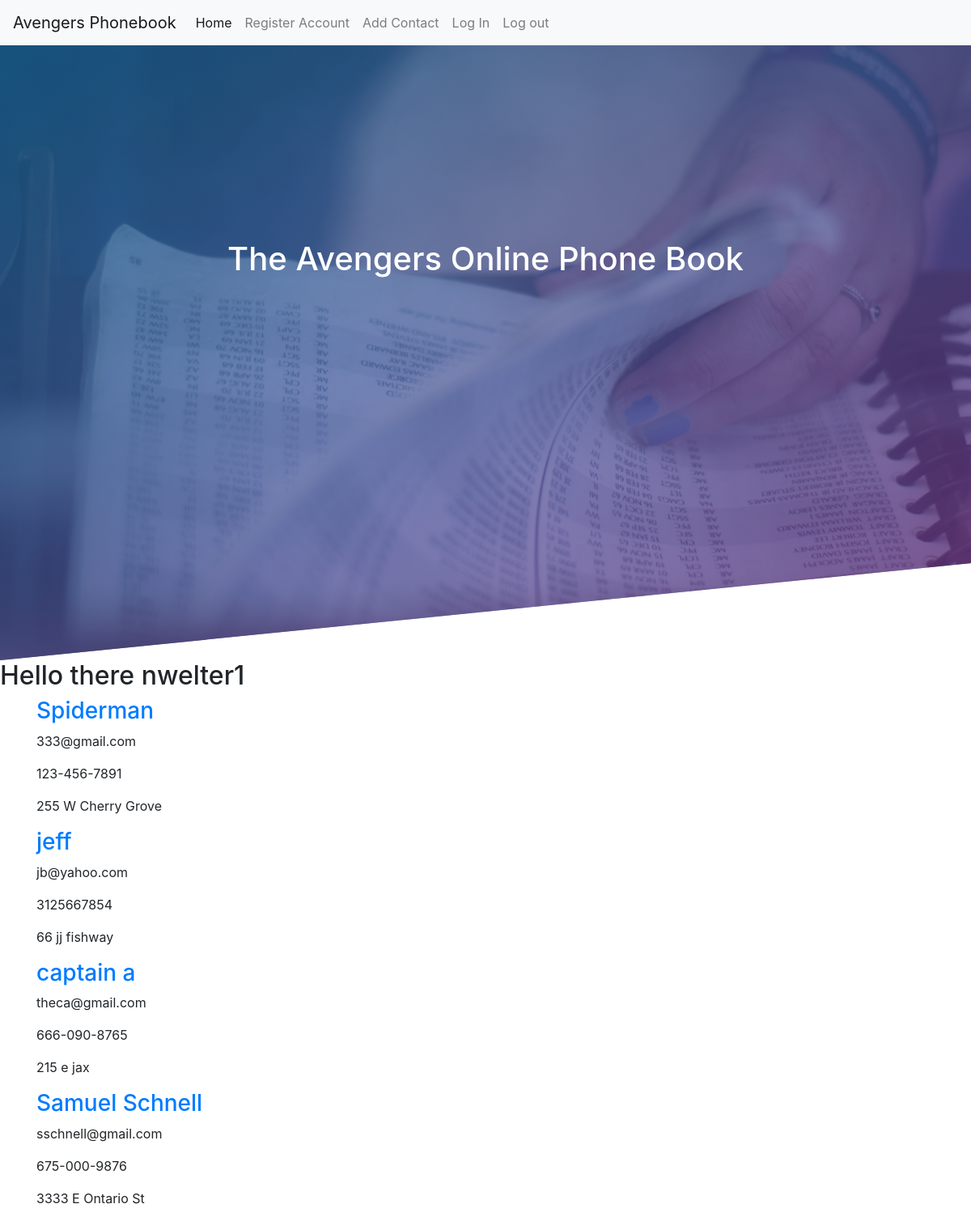
Screenshot of / (signed in) with the database file from the repository.
### phonebook/models.py (models this page shows, shortened)
class User(db.Model, UserMixin):
    id = db.Column(db.Integer, primary_key=True)
    username = db.Column(db.String(150), nullable=False, unique=True)
    email = db.Column(db.String(150), nullable=False, unique=True)
    password = db.Column(db.String(256), nullable=False)
    post = db.relationship('Info', backref='author', lazy=True)

class Info(db.Model):
    id = db.Column(db.Integer, primary_key=True)
    name = db.Column(db.String(150), nullable=False, unique=True)
    email = db.Column(db.String(150), nullable=False, unique=True)
    phone_number = db.Column(db.String(15), nullable=False, unique=True)
    address = db.Column(db.String(300), nullable=True)
    user_id = db.Column(db.Integer, db.ForeignKey('user.id'))

### phonebook/routes.py (the view)
@app.route('/')
def home():
    contacts=Info.query.all()
    return render_template('home.html', contacts=contacts)

### phonebook/models.py (called while the page is built)
@login.user_loader
def load_user(user_id):
    return User.query.get(user_id)

### phonebook/templates/home.html
{% extends 'base.html' %}
{% block content %}
<header class="banner">
    <h1 class="header-text">The Avengers Online Phone Book</h1>
</header>
<h2>Hello there {{ current_user.username }}</h2>
{% if current_user.is_authenticated %}
{% for contact in contacts %}
    <div class="container">
        <h3>
            <a href="{{ url_for('contact_detail', contact_id = contact.id) }}">{{ contact.name }}</a>
        </h3>
        <p>{{ contact.email }}</p>
        <p>{{ contact.phone_number }}</p>
        <p>{{ contact.address }}</p>
    </div>
{% endfor %}
{% else %}
<h2>Nothing to show here...</h2>
{% endif %}
{% endblock content %}

### phonebook/static/css/styles.css (style rules this page uses)
.banner { height: 95vh; background-image: linear-gradient(to right bottom, rgba(30,115,172,0.7), rgba(142,57,153,0.6)), url(..//images/brittany-colette-GFLMi4c8XMg-unsplash.jpg); background-size: cover; background-position: 35% 50%; -webkit-clip-path: polygon(0 0, 100% 0, 100% 80vh, 0 100%); clip-path: polygon(0 0, 100% 0, 100% 80vh, 0 100%); position: relative; }
.header-text { display: flex; justify-content: center; padding-top: 20%; left: 20rem; top: 10rem; color: white; }

### rows the page displays
User: username "nwelter1"
Info: name "Spiderman", email "333@gmail.com", phone_number "123-456-7891", address "255 W Cherry Grove"
Info: name "jeff", email "jb@yahoo.com", phone_number "3125667854", address "66 jj fishway"
Info: name "captain a", email "theca@gmail.com", phone_number "666-090-8765", address "215 e jax"
Info: name "Samuel Schnell", email "sschnell@gmail.com", phone_number "675-000-9876", address "3333 E Ontario St"
